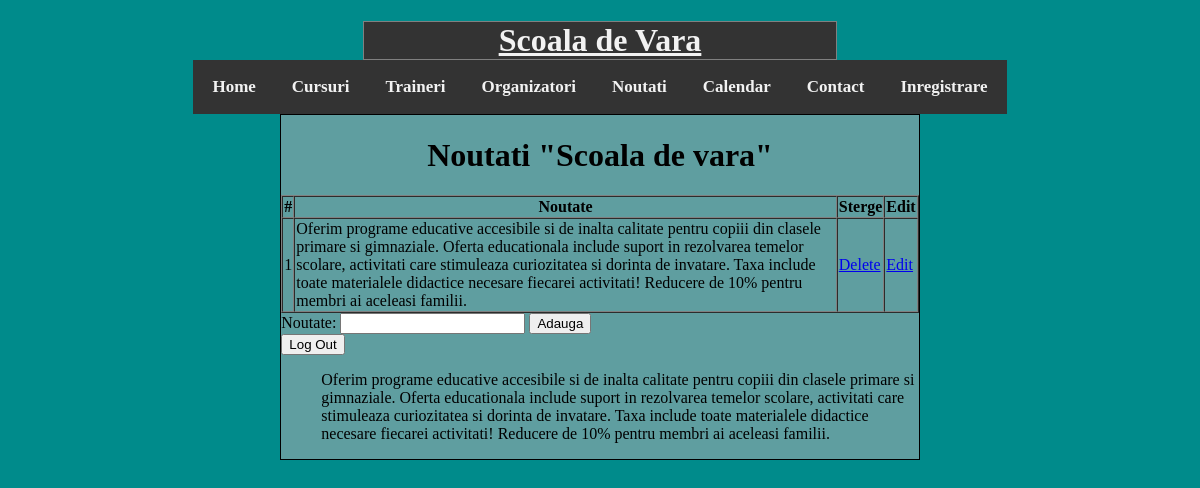
/Noutati.php (signed in), run on the app's committed database.
### tables this page shows
CREATE TABLE `noutati` (
  `id` int(20) NOT NULL,
  `noutate` varchar(1000) NOT NULL
);

### Noutati.php (the view, shortened to what this page needs)
<?php
require_once "admin/connect.php";
?>
<!DOCTYPE html>
<html>
    <head>
        <link rel="stylesheet" href="Noutati.css">
    </head>
    <body>
        <div class="noutati">
<h1 align="center"> Noutati "Scoala de vara"</h1>
<?php
if(isset($_SESSION['username'])){
$query = "SELECT * FROM noutati";
$result = mysqli_query($conexiune, $query);
if(mysqli_num_rows($result)) {
print("<table border='1' cellspacing='0'>\n");
print("<tr>\n");
print("<th>#</th><th width='800'>Noutate</th><th>Sterge</th>
<th>Edit</th>");
print("</tr>\n");
while($row = mysqli_fetch_array($result)){
print("<tr>\n");
print("<td>" . $row['id']. "</td>\n");
print("<td>" . $row['noutate']. "</td>\n");
print("<td><a href='Noutati.php?comanda=delete&id=" . $row['id']. "'>Delete</a></td>\n");
print("<td><a href='Noutati.php?comanda=edit&id=" . $row['id']. "'>Edit</a></td>\n");
print("</tr>\n");
}
print("</table>");
} else {
print "Nu exista intrari in agenda!";
}
}else{
    print($row['noutate']."\n");
}
if(isset($_SESSION['username'])){
?>
<form action="Noutati.php" method="post">
Noutate: <input type="text" name="noutate" />
<input type="submit" value="Adauga"/>
</form>
<form action="Noutati.php" method="post">
<input type="submit" name="comanda" value="Log Out">
</form>
<?php
}
?>
      <ul>
      <?php
$query = "SELECT * FROM noutati";
$result = mysqli_query($conexiune, $query);
    while($row = mysqli_fetch_array($result)){
      print("<p>". $row['noutate']. "</p>");
}
?>
</ul>

### Header.css (style rules this page uses)
#menu-title { border: 1px solid grey; margin-left: 30%; margin-right: 30%; background-color: #333; overflow: hidden; margin-bottom: 0%; }
#menu-title a { color: #f2f2f2; }
#menu { background-color: #333; overflow: hidden; }
#menu a { float: left; color: #f2f2f2; text-align: center; padding: 14px 16px; text-decoration: none; font-size: 17px; }

### Noutati.css (style rules this page uses)
.noutati { align-self: center; background-color: cadetblue; margin-left: 23%; margin-right: 23%; border: 1px solid black; }
html { background-color:darkcyan; }

### data on the page
noutati: id "1", noutate "Oferim programe educative accesibile si de inalta calitate pentru copiii din clasele primare si gimnaziale. Oferta educationala include suport in rezolvarea temelor scolare, activitati care stimuleaza curiozitatea si dorinta de invatare. Taxa include toate materialele didactice necesare fiecarei activitati! Reducere de 10% pentru membri ai aceleasi familii."
